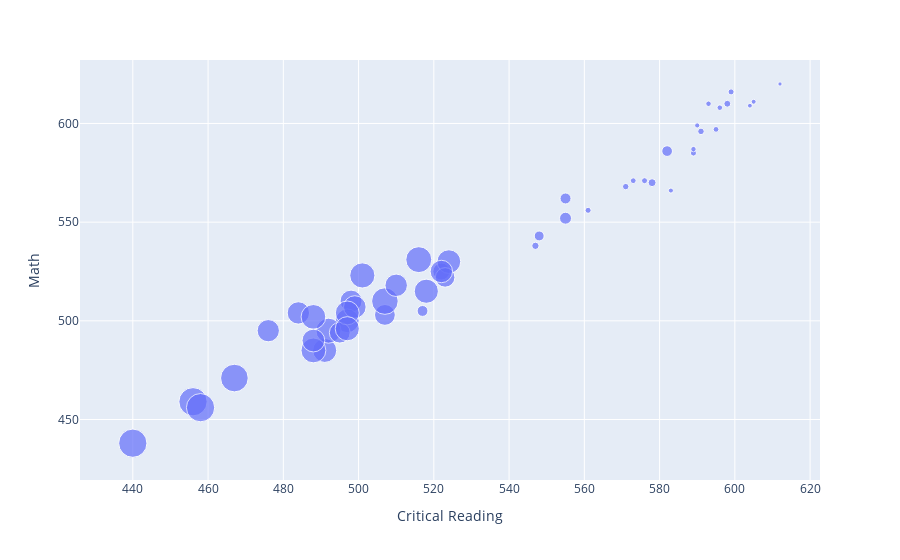

The code cell stored with this chart in its notebook:
### Markdown cell above
<br><br><br><br>


### Bonus: Understanding the SAT data
While we have the data loaded.  Does anyone have a guess which dots correspond to which state?

### Code cell
px.scatter(sat2014.to_df(), 
           x = "Critical Reading",
           y = "Math",
           hover_name = "State",
           size = "Participation Rate")

### Figure 1 — Plotly figure (JSON) as saved in the notebook; plotly's stock layout.template omitted (floating-point values rounded to 4 significant figures)
{"data": [{"hovertemplate": "<b>%{hovertext}</b><br><br>Critical Reading=%{x}<br>Math=%{y}<br>Participation Rate=%{marker.size}<extra></extra>", "hovertext": ["Alabama", "Alaska", "Arizona", "Arkansas", "California", "Colorado", "Connecticut", "Delaware", "District of Columbia", "Florida", "Georgia", "Hawaii", "Idaho", "Illinois", "Indiana", "Iowa", "Kansas", "Kentucky", "Louisiana", "Maine", "Maryland", "Massachusetts", "Michigan", "Minnesota", "Mississippi", "Missouri", "Montana", "Nebraska", "Nevada", "New Hampshire", "New Jersey", "New Mexico", "New York", "North Carolina", "North Dakota", "Ohio", "Oklahoma", "Oregon", "Pennsylvania", "Rhode Island", "South Carolina", "South Dakota", "Tennessee", "Texas", "Utah", "Vermont", "Virginia", "Washington", "West Virginia", "Wisconsin", "Wyoming"], "legendgroup": "", "marker": {"color": "#636efa", "size": [6.7, 54.2, 36.4, 4.2, 60.3, 14.3, 88.4, 100, 100, 72.2, 77.2, 62.6, 100, 4.6, 70.5, 3.1, 5.3, 4.6, 4.6, 95.6, 78.5, 84.1, 3.8, 5.9, 3.2, 4.2, 17.9, 3.7, 54.2, 70.3, 79.3, 12.3, 76.3, 63.8, 2.3, 15.1, 4.5, 47.9, 71.4, 73, 64.9, 2.9, 7.9, 62, 5.2, 63.1, 73.1, 63.1, 14.8, 3.9, 3.3], "sizemode": "area", "sizeref": 0.25, "symbol": "circle"}, "mode": "markers", "name": "", "orientation": "v", "showlegend": false, "type": "scatter", "x": [547, 507, 522, 573, 498, 582, 507, 456, 440, 491, 488, 484, 458, 599, 497, 605, 591, 589, 561, 467, 492, 516, 593, 598, 583, 595, 555, 589, 495, 524, 501, 548, 488, 499, 612, 555, 576, 523, 497, 497, 488, 604, 578, 476, 571, 522, 518, 510, 517, 596, 590], "xaxis": "x", "y": [538, 503, 525, 571, 510, 586, 510, 459, 438, 485, 485, 504, 456, 616, 500, 611, 596, 585, 556, 471, 495, 531, 610, 610, 566, 597, 552, 587, 494, 530, 523, 543, 502, 507, 620, 562, 571, 522, 504, 496, 490, 609, 570, 495, 568, 525, 515, 518, 505, 608, 599], "yaxis": "y"}], "layout": {"legend": {"itemsizing": "constant", "tracegroupgap": 0}, "margin": {"t": 60}, "xaxis": {"anchor": "y", "domain": [0, 1], "title": {"text": "Critical Reading"}}, "yaxis": {"anchor": "x", "domain": [0, 1], "title": {"text": "Math"}}}}
